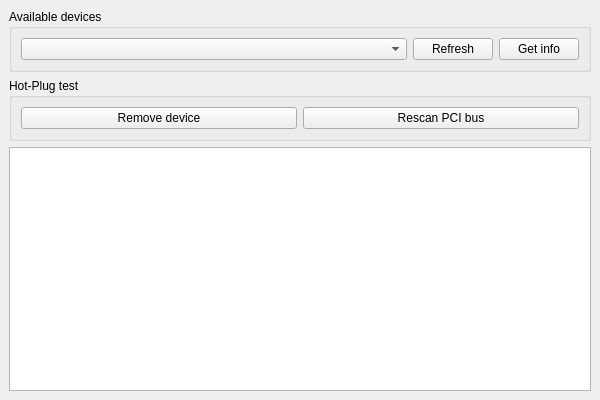
<?xml version="1.0" encoding="UTF-8"?>
<ui version="4.0">
 <class>MainWindow</class>
 <widget class="QMainWindow" name="MainWindow">
  <property name="geometry">
   <rect>
    <x>0</x>
    <y>0</y>
    <width>600</width>
    <height>400</height>
   </rect>
  </property>
  <property name="windowTitle">
   <string>MiniPCI Test Application</string>
  </property>
  <widget class="QWidget" name="centralwidget">
   <layout class="QVBoxLayout" name="verticalLayout">
    <item>
     <widget class="QGroupBox" name="groupBox_1">
      <property name="title">
       <string>Available devices</string>
      </property>
      <layout class="QHBoxLayout" name="horizontalLayout">
       <item>
        <widget class="QComboBox" name="deviceBox">
         <property name="sizePolicy">
          <sizepolicy hsizetype="MinimumExpanding" vsizetype="Fixed">
           <horstretch>0</horstretch>
           <verstretch>0</verstretch>
          </sizepolicy>
         </property>
        </widget>
       </item>
       <item>
        <widget class="QPushButton" name="refreshButton">
         <property name="text">
          <string>Refresh</string>
         </property>
        </widget>
       </item>
       <item>
        <widget class="QPushButton" name="getInfoButton">
         <property name="text">
          <string>Get info</string>
         </property>
        </widget>
       </item>
      </layout>
     </widget>
    </item>
    <item>
     <widget class="QGroupBox" name="groupBox_2">
      <property name="title">
       <string>Hot-Plug test</string>
      </property>
      <layout class="QHBoxLayout" name="horizontalLayout_2">
       <item>
        <widget class="QPushButton" name="removeButton">
         <property name="text">
          <string>Remove device</string>
         </property>
        </widget>
       </item>
       <item>
        <widget class="QPushButton" name="rescanButton">
         <property name="text">
          <string>Rescan PCI bus</string>
         </property>
        </widget>
       </item>
      </layout>
     </widget>
    </item>
    <item>
     <widget class="QPlainTextEdit" name="plainTextEdit">
      <property name="lineWrapMode">
       <enum>QPlainTextEdit::NoWrap</enum>
      </property>
      <property name="readOnly">
       <bool>true</bool>
      </property>
     </widget>
    </item>
   </layout>
  </widget>
 </widget>
 <resources/>
 <connections/>
</ui>
